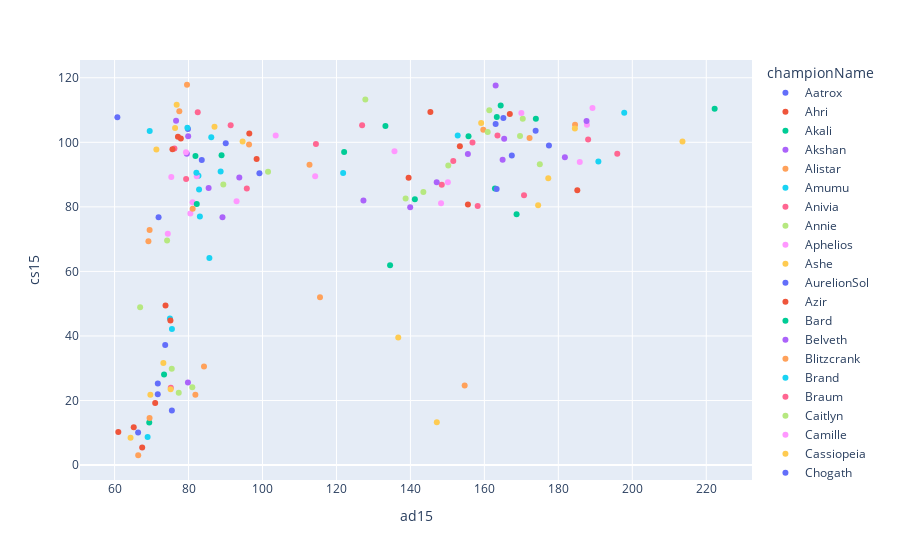
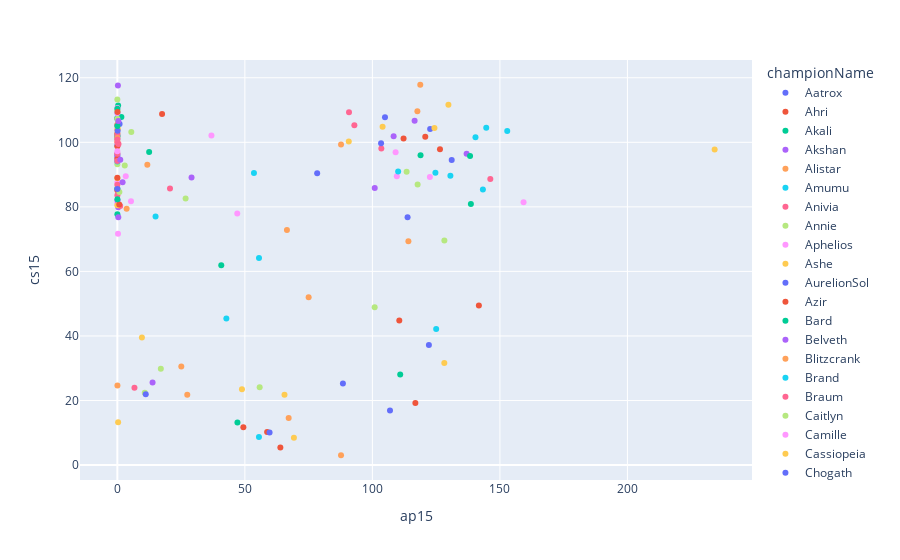

The code cell stored with these charts, in order, in its notebook:
### Code cell
#챔피언별 15분 CS, 15분 AD
fig = px.scatter(result_td,
                 x='ad15',
                 y='cs15',
                 color = 'championName'
)
plotly.offline.iplot(fig)

#챔피언별 15분 CS, 15분 AP
fig = px.scatter(result_td,
                 x='ap15',
                 y='cs15',
                 color = 'championName'
)
plotly.offline.iplot(fig)
